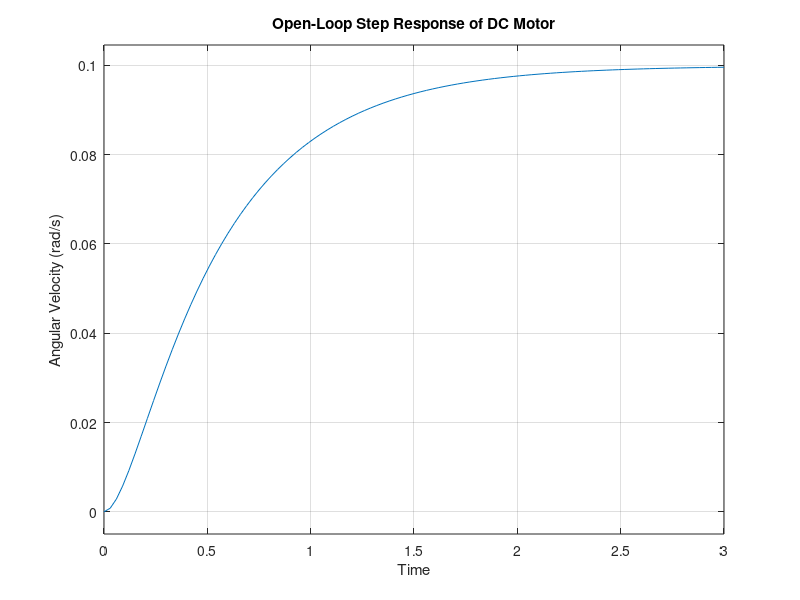

This figure's MATLAB source: (Note: this script raises an error after producing the figure.)
%% PID Controller Design for DC Motor Speed Control
% -----------------------------------------------

clc;
clear;
close all;

%% DC Motor Parameters
J = 0.01;     % Moment of inertia (Kg.m^2)
B = 0.1;      % Damping coefficient (N.m.s)
K = 0.01;     % Motor torque constant (N.m/A or V.s/rad)
R = 1;        % Armature resistance (Ohm)
L = 0.5;      % Armature inductance (H)

%% Transfer Function of DC Motor
% G(s) = K / [(L*J)s^2 + (L*B + R*J)s + (R*B + K^2)]
num = [K];
den = [L*J, (L*B + R*J), (R*B + K*K)];
plant = tf(num, den);

disp('Open-loop Transfer Function of DC Motor:');
plant

%% Step Response of Open Loop System
figure;
step(plant);
title('Open-Loop Step Response of DC Motor');
xlabel('Time');
ylabel('Angular Velocity (rad/s)');
grid on;

%% PID Controller Design
% Automatically tune PID controller using MATLAB's pidtune
C = pidtune(plant, 'PID');
disp('Tuned PID Controller Parameters:');
C

Kp = C.Kp;
Ki = C.Ki;
Kd = C.Kd;

fprintf('\nKp = %.4f, Ki = %.4f, Kd = %.4f\n', Kp, Ki, Kd);

%% Closed-Loop System with PID Controller
T = feedback(C * plant, 1);   % Unity feedback

%% Step Response of Closed Loop System
figure;
step(T);
title('Closed-Loop Response with PID Controller');
xlabel('Time');
ylabel('Angular Velocity (rad/s)');
grid on;

%% Compare Open-Loop vs Closed-Loop Responses
figure;
step(plant, 'r', T, 'b');
legend('Open Loop', 'PID Controlled');
title('Comparison: Open-Loop vs PID Closed-Loop Response');
xlabel('Time');
ylabel('Angular Velocity (rad/s)');
grid on;

%% Performance Analysis
S_open = stepinfo(plant);
S_closed = stepinfo(T);

disp('---------------------------------------------');
disp('Performance Comparison:');
fprintf('Rise Time (Open Loop): %.4f s\n', S_open.RiseTime);
fprintf('Rise Time (Closed Loop): %.4f s\n', S_closed.RiseTime);
fprintf('Settling Time (Open Loop): %.4f s\n', S_open.SettlingTime);
fprintf('Settling Time (Closed Loop): %.4f s\n', S_closed.SettlingTime);
fprintf('Overshoot (Open Loop): %.2f %%\n', S_open.Overshoot);
fprintf('Overshoot (Closed Loop): %.2f %%\n', S_closed.Overshoot);

%% Step Response with Disturbance (Optional)
% To simulate a load disturbance, add a step input at t = 2s.
t = 0:0.01:5;
disturbance = ones(size(t));
[y, t_out] = step(T, t);

% Add disturbance of -0.2 (for example)
disturbed_output = y - 0.2 * disturbance';

figure;
plot(t_out, disturbed_output, 'b', 'LineWidth', 1.5);
title('Closed-Loop Response with Load Disturbance');
xlabel('Time (seconds)');
ylabel('Angular Velocity (rad/s)');
grid on;

disp('Simulation completed successfully.');
disp('Observe the plots for open-loop, closed-loop, and disturbed responses.');
